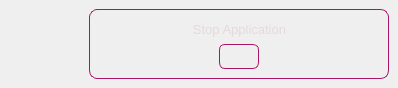
               <widget class="QWidget" name="page_3">
                <widget class="QFrame" name="Stop_Button_Frame">
                 <property name="geometry">
                  <rect>
                   <x>89</x>
                   <y>9</y>
                   <width>300</width>
                   <height>70</height>
                  </rect>
                 </property>
                 <property name="minimumSize">
                  <size>
                   <width>300</width>
                   <height>70</height>
                  </size>
                 </property>
                 <property name="maximumSize">
                  <size>
                   <width>400</width>
                   <height>80</height>
                  </size>
                 </property>
                 <property name="styleSheet">
                  <string notr="true">#Stop_Button_Frame{
    border: 1px solid #AA1465;
    border-radius: 8px; 

}
#Stop_Button_Frame QPushButton{
	 border: 1px solid #AA1465;
    border-radius: 8px; 
text-align:center;
padding:2px 10px;
	border-top-left-radius:6px;
	border-top-right-radius:6px;	
	border-bottom-left-radius:6px;
	border-bottom-right-radius:6px;


}

#Stop_Button_Frame QPushButton:hover{

background-color:rgb(190, 50, 125) ;

}
</string>
                 </property>
                 <property name="frameShape">
                  <enum>QFrame::StyledPanel</enum>
                 </property>
                 <property name="frameShadow">
                  <enum>QFrame::Raised</enum>
                 </property>
                 <widget class="QLabel" name="Start_Text_Label_5">
                  <property name="geometry">
                   <rect>
                    <x>10</x>
                    <y>5</y>
                    <width>281</width>
                    <height>31</height>
                   </rect>
                  </property>
                  <property name="font">
                   <font>
                    <pointsize>10</pointsize>
                    <bold>false</bold>
                   </font>
                  </property>
                  <property name="styleSheet">
                   <string notr="true">
	color:#E5D9D9;
</string>
                  </property>
                  <property name="text">
                   <string>Stop Application</string>
                  </property>
                  <property name="alignment">
                   <set>Qt::AlignCenter</set>
                  </property>
                 </widget>
                 <widget class="QPushButton" name="Stop_Button">
                  <property name="geometry">
                   <rect>
                    <x>130</x>
                    <y>35</y>
                    <width>40</width>
                    <height>25</height>
                   </rect>
                  </property>
                  <property name="minimumSize">
                   <size>
                    <width>40</width>
                    <height>20</height>
                   </size>
                  </property>
                  <property name="maximumSize">
                   <size>
                    <width>40</width>
                    <height>16777215</height>
                   </size>
                  </property>
                  <property name="styleSheet">
                   <string notr="true"/>
                  </property>
                  <property name="text">
                   <string/>
                  </property>
                  <property name="icon">
                   <iconset resource="Resources.qrc">
                    <normaloff>:/icons/Icons2/power.svg</normaloff>:/icons/Icons2/power.svg</iconset>
                  </property>
                  <property name="checkable">
                   <bool>true</bool>
                  </property>
                  <property name="autoExclusive">
                   <bool>true</bool>
                  </property>
                 </widget>
                </widget>
               </widget>
